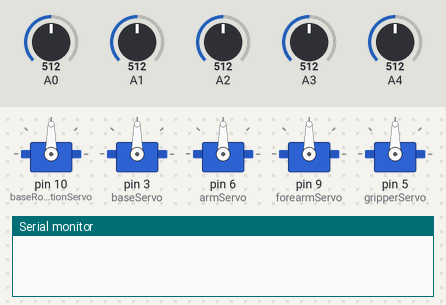
A sketch run on a simulated Arduino Uno, built with avr-gcc and run on an emulated ATmega328P. Shown: 5 × servo, the last lines printed to the serial monitor. The test bench sets the inputs (shaded band); at power-on: A0 = 512, A1 = 512, A2 = 512, A3 = 512, A4 = 512.

Above: at 2.3 s.
2.4 s: A0 set to 992
At 3.5 s:
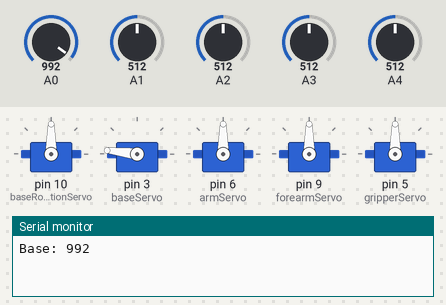
4.5 s: A1 set to 716
At 5.6 s:
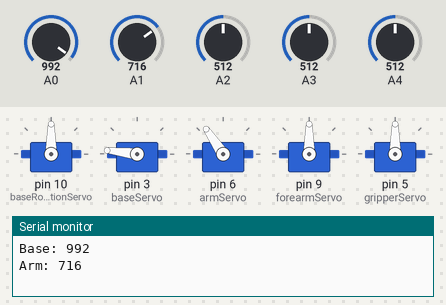
6.3 s: A2 set to 716
At 7.3 s:
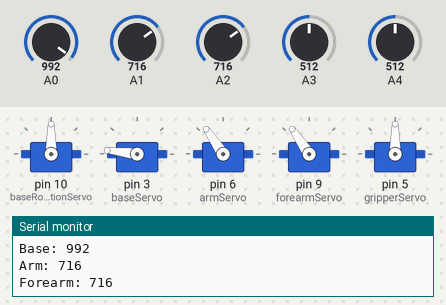
8.2 s: A3 set to 716
At 9.5 s:
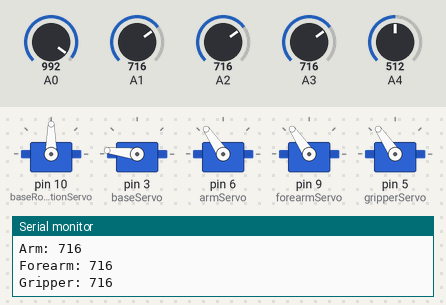
10.0 s: A4 set to 716
At 10.9 s:
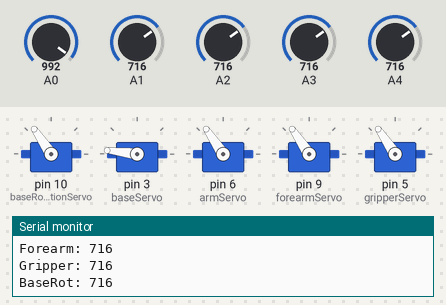
11.8 s: A0 set to 30
Timing chart, 0 to 14.8 s (numbered marks = the images above; inputs shaded):
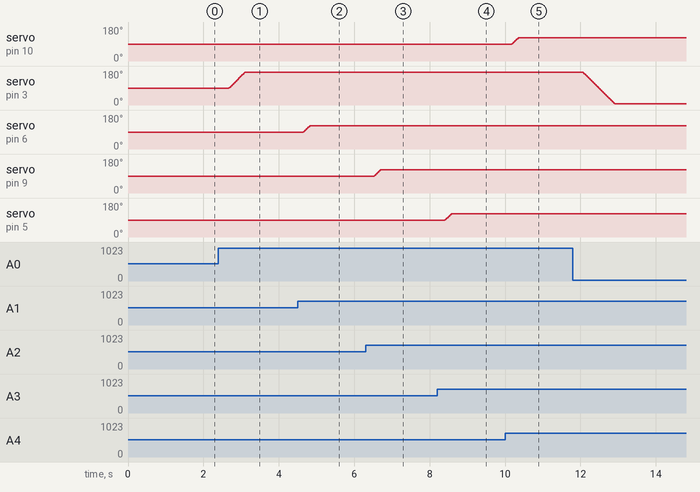

Measured:
- after the input at 2.4 s, servo on pin 3 (baseServo): moves from 90° to 173° over 0.42 s, starting after 0.28 s
- after the input at 4.5 s, servo on pin 6 (armServo): moves from 90° to 124° over 0.17 s, starting after 0.15 s
- after the input at 6.3 s, servo on pin 9 (forearmServo): moves from 90° to 124° over 0.17 s, starting after 0.23 s
- after the input at 8.2 s, servo on pin 5 (gripperServo): moves from 90° to 124° over 0.17 s, starting after 0.21 s
- after the input at 10.0 s, servo on pin 10 (baseRotationServo): moves from 90° to 124° over 0.17 s, starting after 0.18 s

The sketch:

MANUPUTATOR_TEST_updated.ino
```cpp
#include <Servo.h>

// Define servo objects
Servo baseRotationServo;
Servo baseServo;
Servo armServo;
Servo forearmServo;
Servo gripperServo;

// Potentiometer pins
const int potBaseRotation = A4;
const int potBase = A0;
const int potArm = A1;
const int potForearm = A2;
const int potGripper = A3;

// Movement threshold and delay time
const int threshold = 4;            // Minimum analog difference to consider as a change
const int settleTime = 100;         // ms: how long a change must persist
const int stepDelay = 5;           // ms: delay between each servo degree step

// Previous smoothed analog values
int prevBaseRot = 0;
int prevBase = 0;
int prevArm = 0;
int prevForearm = 0;
int prevGripper = 0;

// Target angles to be reached
int targetBaseRot = 0;
int targetBase = 0;
int targetArm = 0;
int targetForearm = 0;
int targetGripper = 0;

void setup() {
  baseRotationServo.attach(10);
  baseServo.attach(3);
  armServo.attach(6);
  forearmServo.attach(9);
  gripperServo.attach(5);
  Serial.begin(9600);

  // Initialize with current positions
  prevBaseRot = smoothAnalog(potBaseRotation);
  prevBase = smoothAnalog(potBase);
  prevArm = smoothAnalog(potArm);
  prevForearm = smoothAnalog(potForearm);
  prevGripper = smoothAnalog(potGripper);

  targetBaseRot = map(prevBaseRot, 0, 1023, 0, 180);
  targetBase = map(prevBase, 0, 1023, 0, 180);
  targetArm = map(prevArm, 0, 1023, 0, 180);
  targetForearm = map(prevForearm, 0, 1023, 0, 180);
  targetGripper = map(prevGripper, 0, 1023, 0, 180);

  baseRotationServo.write(targetBaseRot);
  baseServo.write(targetBase);
  armServo.write(targetArm);
  forearmServo.write(targetForearm);
  gripperServo.write(targetGripper);

  delay(1000);
}

void loop() {
  updateServo(potBaseRotation, &prevBaseRot, &targetBaseRot, baseRotationServo, "BaseRot");
  updateServo(potBase, &prevBase, &targetBase, baseServo, "Base");
  updateServo(potArm, &prevArm, &targetArm, armServo, "Arm");
  updateServo(potForearm, &prevForearm, &targetForearm, forearmServo, "Forearm");
  updateServo(potGripper, &prevGripper, &targetGripper, gripperServo, "Gripper");

  delay(50); // main loop delay
}

int smoothAnalog(int pin) {
  long total = 0;
  const int samples = 10;
  for (int i = 0; i < samples; i++) {
    total += analogRead(pin);
    delay(2);
  }
  return total / samples;
}

void updateServo(int pin, int* prevVal, int* targetAngle, Servo &servo, const char* label) {
  int currentVal = smoothAnalog(pin);

  if (abs(currentVal - *prevVal) > threshold) {
    delay(settleTime);  // Let the change settle
    int stableCheck = smoothAnalog(pin);
    if (abs(stableCheck - currentVal) < threshold) {
      *prevVal = currentVal;
      int newTarget = map(currentVal, 0, 1023, 0, 180);

      // Smoothly move to new target
      for (int pos = *targetAngle; pos != newTarget; pos += (newTarget > *targetAngle ? 1 : -1)) {
        servo.write(pos);
        delay(stepDelay);
      }
      *targetAngle = newTarget;

      // Debug output
      Serial.print(label);
      Serial.print(": ");
      Serial.println(currentVal);
    }
  }
}
```
